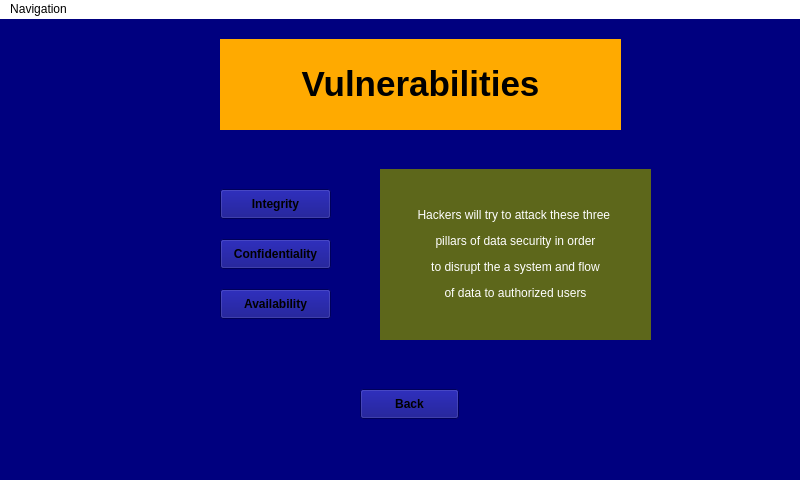
<?xml version="1.0" encoding="UTF-8"?>
<ui version="4.0">
 <class>MainWindow</class>
 <widget class="QMainWindow" name="MainWindow">
  <property name="geometry">
   <rect>
    <x>0</x>
    <y>0</y>
    <width>800</width>
    <height>480</height>
   </rect>
  </property>
  <property name="windowTitle">
   <string>MainWindow</string>
  </property>
  <property name="styleSheet">
   <string notr="true">background-color: rgb(0, 0, 127);</string>
  </property>
  <widget class="QWidget" name="centralwidget">
   <widget class="QLabel" name="label">
    <property name="geometry">
     <rect>
      <x>220</x>
      <y>20</y>
      <width>401</width>
      <height>91</height>
     </rect>
    </property>
    <property name="styleSheet">
     <string notr="true">background-color: rgb(255, 170, 0);</string>
    </property>
    <property name="text">
     <string>&lt;html&gt;&lt;head/&gt;&lt;body&gt;&lt;p align=&quot;center&quot;&gt;&lt;span style=&quot; font-size:26pt; font-weight:600; color:#000000;&quot;&gt;Vulnerabilities&lt;/span&gt;&lt;/p&gt;&lt;/body&gt;&lt;/html&gt;</string>
    </property>
   </widget>
   <widget class="QLabel" name="label_2">
    <property name="geometry">
     <rect>
      <x>380</x>
      <y>150</y>
      <width>271</width>
      <height>171</height>
     </rect>
    </property>
    <property name="styleSheet">
     <string notr="true">background-color: rgb(93, 103, 27);</string>
    </property>
    <property name="text">
     <string>&lt;html&gt;&lt;head/&gt;&lt;body&gt;&lt;p align=&quot;center&quot;&gt;&lt;span style=&quot; color:#ffffff;&quot;&gt;Hackers will try to attack these three &lt;/span&gt;&lt;/p&gt;&lt;p align=&quot;center&quot;&gt;&lt;span style=&quot; color:#ffffff;&quot;&gt;pillars of data security in order&lt;/span&gt;&lt;/p&gt;&lt;p align=&quot;center&quot;&gt;&lt;span style=&quot; color:#ffffff;&quot;&gt; to disrupt the a system and flow&lt;/span&gt;&lt;/p&gt;&lt;p align=&quot;center&quot;&gt;&lt;span style=&quot; color:#ffffff;&quot;&gt;of data to authorized users&lt;/span&gt;&lt;/p&gt;&lt;/body&gt;&lt;/html&gt;</string>
    </property>
   </widget>
   <widget class="QPushButton" name="Integrity_Button">
    <property name="geometry">
     <rect>
      <x>220</x>
      <y>170</y>
      <width>111</width>
      <height>30</height>
     </rect>
    </property>
    <property name="font">
     <font>
      <weight>75</weight>
      <bold>true</bold>
     </font>
    </property>
    <property name="styleSheet">
     <string notr="true">border-image: url(:/Images/Imagefiles/orangebutton.png);</string>
    </property>
    <property name="text">
     <string>Integrity</string>
    </property>
   </widget>
   <widget class="QPushButton" name="Confidentiality_Button">
    <property name="geometry">
     <rect>
      <x>220</x>
      <y>220</y>
      <width>111</width>
      <height>30</height>
     </rect>
    </property>
    <property name="font">
     <font>
      <weight>75</weight>
      <bold>true</bold>
     </font>
    </property>
    <property name="styleSheet">
     <string notr="true">border-image: url(:/Images/Imagefiles/orangebutton.png);</string>
    </property>
    <property name="text">
     <string>Confidentiality</string>
    </property>
   </widget>
   <widget class="QPushButton" name="Availability_Button">
    <property name="geometry">
     <rect>
      <x>220</x>
      <y>270</y>
      <width>111</width>
      <height>30</height>
     </rect>
    </property>
    <property name="font">
     <font>
      <weight>75</weight>
      <bold>true</bold>
     </font>
    </property>
    <property name="styleSheet">
     <string notr="true">border-image: url(:/Images/Imagefiles/orangebutton.png);</string>
    </property>
    <property name="text">
     <string>Availability</string>
    </property>
   </widget>
   <widget class="QPushButton" name="Back_Button">
    <property name="geometry">
     <rect>
      <x>360</x>
      <y>370</y>
      <width>99</width>
      <height>30</height>
     </rect>
    </property>
    <property name="font">
     <font>
      <weight>75</weight>
      <bold>true</bold>
     </font>
    </property>
    <property name="styleSheet">
     <string notr="true">border-image: url(:/Images/Imagefiles/blackbutton.png);</string>
    </property>
    <property name="text">
     <string>Back</string>
    </property>
   </widget>
   <widget class="QWidget" name="widget" native="true">
    <property name="geometry">
     <rect>
      <x>60</x>
      <y>109</y>
      <width>131</width>
      <height>111</height>
     </rect>
    </property>
    <property name="styleSheet">
     <string notr="true">border-image: url(:/Images/Imagefiles/uteplogo.jpeg);</string>
    </property>
   </widget>
   <widget class="QWidget" name="widget_2" native="true">
    <property name="geometry">
     <rect>
      <x>60</x>
      <y>229</y>
      <width>131</width>
      <height>171</height>
     </rect>
    </property>
    <property name="styleSheet">
     <string notr="true">border-image: url(:/Images/Imagefiles/afc.jpeg);</string>
    </property>
   </widget>
  </widget>
  <widget class="QMenuBar" name="menubar">
   <property name="geometry">
    <rect>
     <x>0</x>
     <y>0</y>
     <width>800</width>
     <height>28</height>
    </rect>
   </property>
   <property name="styleSheet">
    <string notr="true">background-color: rgb(255, 255, 255);</string>
   </property>
   <widget class="QMenu" name="menuNavigation">
    <property name="title">
     <string>Navigation</string>
    </property>
    <addaction name="Menu_main"/>
    <addaction name="Menu_tutorial"/>
    <addaction name="Menu_videos"/>
    <addaction name="Menu_attacks"/>
    <addaction name="Menu_counter"/>
    <addaction name="Menu_exit"/>
   </widget>
   <addaction name="menuNavigation"/>
  </widget>
  <widget class="QStatusBar" name="statusbar"/>
  <action name="Menu_main">
   <property name="text">
    <string>Main Hub</string>
   </property>
  </action>
  <action name="Menu_tutorial">
   <property name="text">
    <string>Tutorial Menu</string>
   </property>
  </action>
  <action name="Menu_videos">
   <property name="text">
    <string>Videos</string>
   </property>
  </action>
  <action name="Menu_attacks">
   <property name="text">
    <string>Attacks</string>
   </property>
  </action>
  <action name="Menu_counter">
   <property name="text">
    <string>Counter Measures</string>
   </property>
  </action>
  <action name="Menu_exit">
   <property name="text">
    <string>Exit</string>
   </property>
  </action>
 </widget>
 <resources>
  <include location="Resources.qrc"/>
 </resources>
 <connections/>
</ui>
